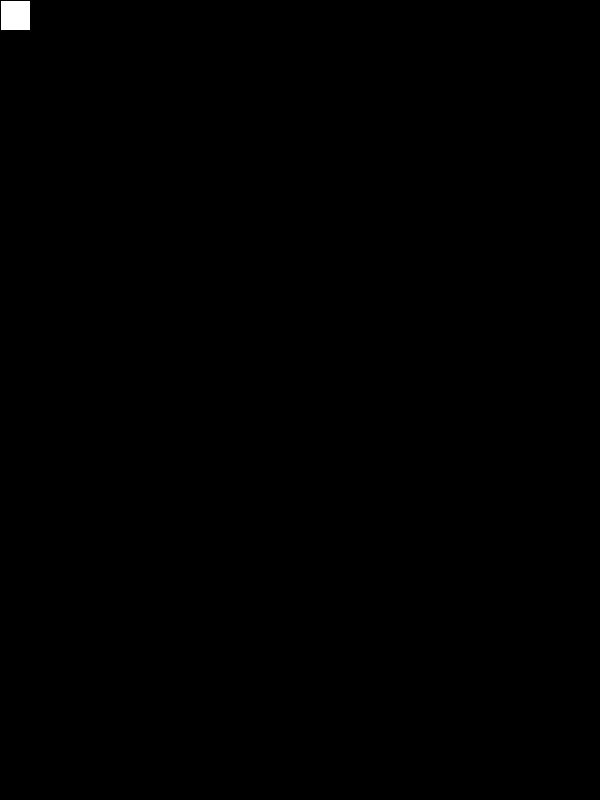
Frame 1 (no input)
Frame 60 (the mouse pressed at the canvas centre just before this capture): identical to frame 1, image omitted
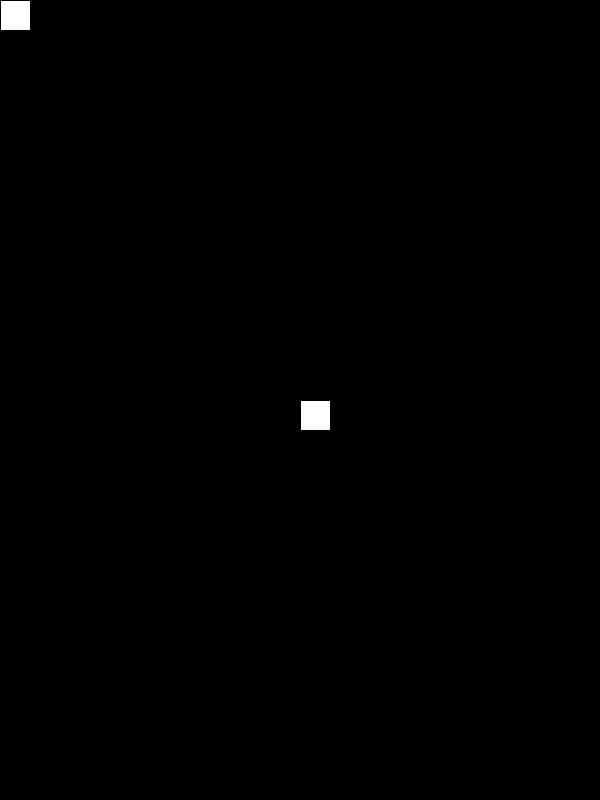
Frame 120 (the mouse held since frame 60 and released just before this capture)

The Processing sketch that drew these frames (run headless with seeded random() and noise(); from frame 60 on, the mouse is pressed at the canvas centre):

// Processing sketch: box_array
// ── box_array.pde
//declare b1 as Box object
Box b1;
//create array with all 6 boxes
Box[] boxArr = new Box[6];

float mx;
float my;

void setup(){
  size(600,800);
  background(0);
  
  //create a Box called b1 and set position
  b1 = new Box(mx,my);
  
  //set b1 as first element in boxArr
  boxArr[0] = b1;
  boxArr[1] = new Box(b1.x-100, b1.y-100);
  boxArr[2] = new Box(b1.x-100, b1.y+200);
  boxArr[3] = new Box(b1.x, b1.y-100);
  boxArr[4] = new Box(b1.x, b1.y+200);
  boxArr[5] = new Box(b1.x+200, b1.y-100);
 
}

void draw(){
   
  for(int i = 0; i < boxArr.length; i++){
    boxArr[i].display(mouseX, mouseY);
  }
}

// ── Box.pde
class Box {
  float x;
  float y;

  Box(float _x, float _y) {
    x = _x;
    y = _y;
  }

  void display(float x, float y){
    rect(x, y, 30, 30);
    println(x,y);
  }
}
